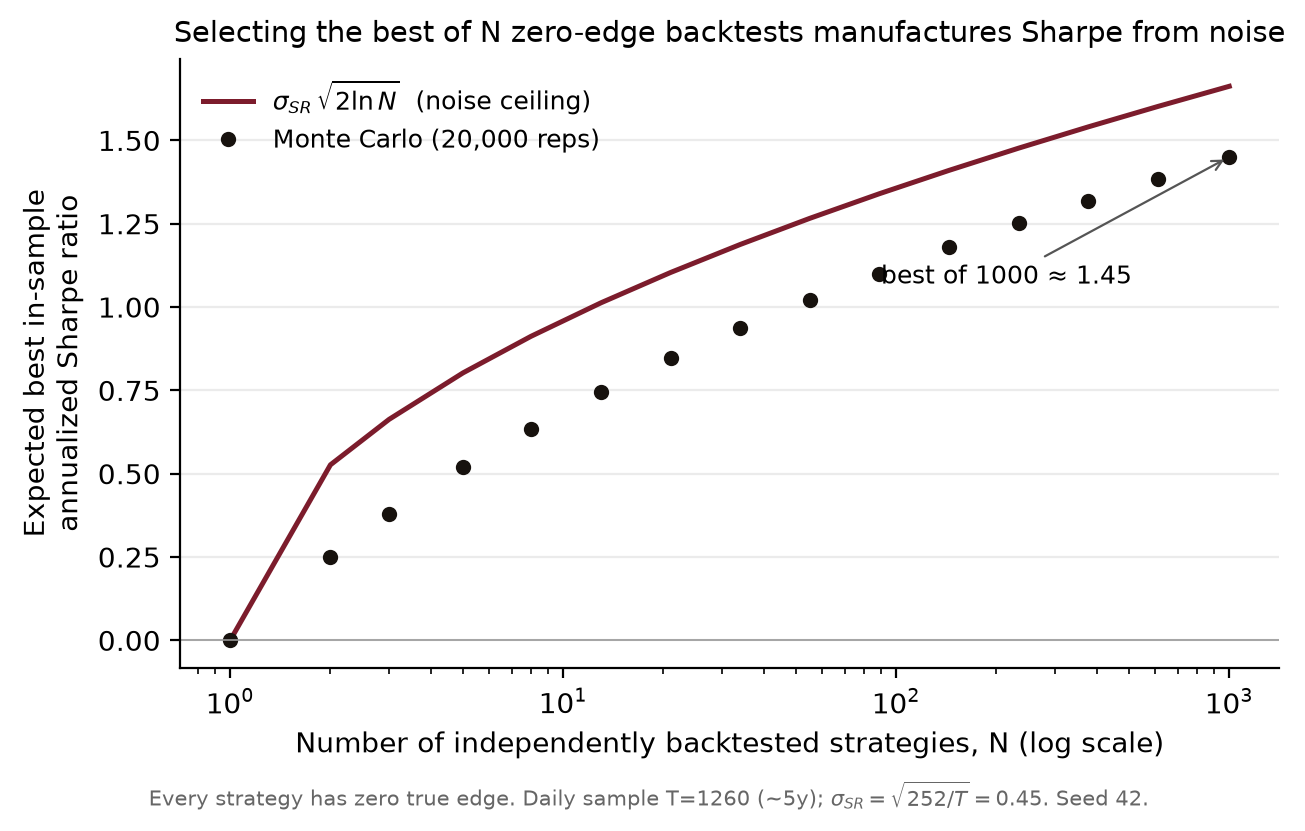

This figure's Python source:
"""
Figure 1 - The best of N backtests on pure noise.

Shows the expected maximum in-sample annualized Sharpe ratio across N
independently backtested strategies that ALL have zero true edge, as a
function of N: a Monte-Carlo estimate against the sqrt(2 ln N) "noise
ceiling". It visualizes why selecting the best of many backtests manufactures
an impressive Sharpe out of pure noise (Bailey et al. 2014).

Reproducible:
    python fig_multiple_testing.py        # needs numpy, matplotlib; seed 42

Free data only: this figure is a pure simulation (no market data required).
"""
import os
import numpy as np
import matplotlib
matplotlib.use("Agg")
import matplotlib.pyplot as plt

SEED = 42
T = 1260                       # ~5 years of daily returns per strategy
M = 20000                      # Monte-Carlo repetitions per N
rng = np.random.default_rng(SEED)

# Std of the ANNUALIZED Sharpe estimate under the null (true SR = 0):
# daily Sharpe estimate ~ N(0, 1/T), annualized by sqrt(252).
sigma_sr = np.sqrt(252.0 / T)

Ns = np.array([1, 2, 3, 5, 8, 13, 21, 34, 55, 89, 144, 233, 377, 610, 1000])

mc = np.empty(len(Ns))
for k, N in enumerate(Ns):
    draws = rng.normal(0.0, sigma_sr, size=(M, int(N)))
    mc[k] = draws.max(axis=1).mean()

theory = sigma_sr * np.sqrt(2.0 * np.log(Ns))

fig, ax = plt.subplots(figsize=(6.6, 4.0))
ax.plot(Ns, theory, "-", color="#7c1c2c", lw=1.8,
        label=r"$\sigma_{SR}\,\sqrt{2\ln N}$  (noise ceiling)")
ax.plot(Ns, mc, "o", color="#17120e", ms=4.5,
        label=f"Monte Carlo ({M:,} reps)")
ax.set_xscale("log")
ax.set_xlabel("Number of independently backtested strategies, N (log scale)")
ax.set_ylabel("Expected best in-sample\nannualized Sharpe ratio")
ax.axhline(0, color="#999", lw=0.6)
ax.annotate(f"best of 1000 ≈ {mc[-1]:.2f}", xy=(1000, mc[-1]),
            xytext=(90, mc[-1] - 0.38), fontsize=9,
            arrowprops=dict(arrowstyle="->", color="#555", lw=0.8))
ax.set_title("Selecting the best of N zero-edge backtests manufactures Sharpe from noise",
             fontsize=10.3)
ax.legend(frameon=False, fontsize=9, loc="upper left")
ax.grid(True, which="both", axis="y", alpha=0.25)
for s in ("top", "right"):
    ax.spines[s].set_visible(False)
fig.text(0.5, -0.02,
         f"Every strategy has zero true edge. Daily sample T={T} (~5y); "
         r"$\sigma_{SR}=\sqrt{252/T}=$" + f"{sigma_sr:.2f}. Seed {SEED}.",
         ha="center", fontsize=7.6, color="#666")
plt.tight_layout()

OUT = os.path.join(os.path.dirname(os.path.abspath(__file__)), "fig_multiple_testing.png")
fig.savefig(OUT, dpi=200, bbox_inches="tight")
print("wrote", OUT)
print("MC best-of-N:", dict(zip(Ns.tolist(), np.round(mc, 3).tolist())))
